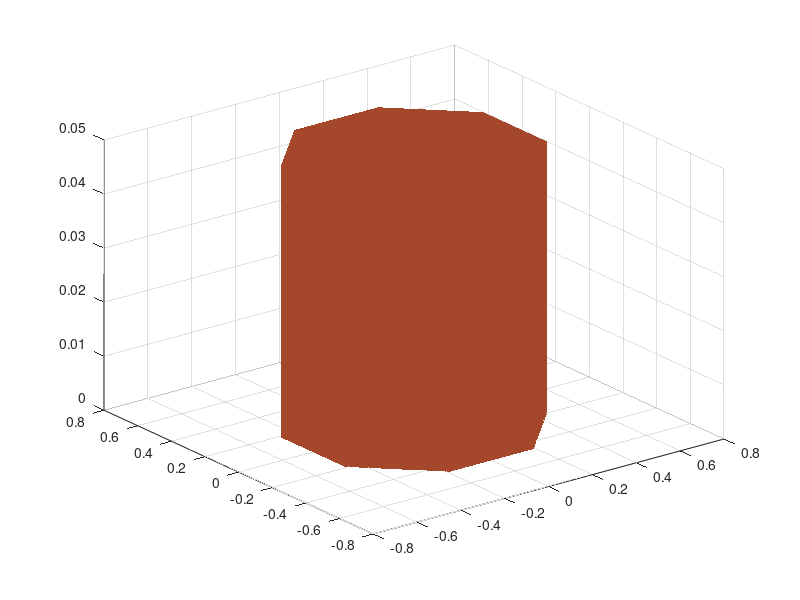

MATLAB code for this plot:
t =(1/16:1/8:1)'*3*pi;
x=null(2,1)
y=null(2,1)
z=null(2,1);
for t=1/16*2*pi:1/8*2*pi:3*pi
    x = [x;0.5*cos(t) 0.5*cos(t)];
    y = [y;0.5*sin(t) 0.5*sin(t)];
    z = [z;0 0.05];
end
fill3(x,y,z,'white')
surf(x,y,z, 'FaceColor',[164, 71, 42]/255, 'EdgeColor','none','FaceAlpha',1)